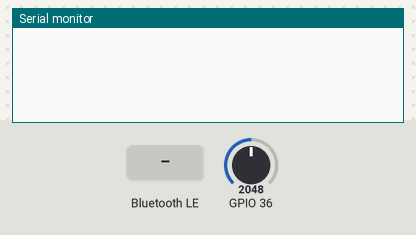
This sketch was run on a simulated ESP32. Shown: the last lines printed to the serial monitor. The test bench sets the inputs (shaded band); at power-on: GPIO 36 = 2048. Nothing arrives over Bluetooth unless stated; a phone connects over Bluetooth LE 3 s after start.

Above: at 1.2 s.
1.3 s: Bluetooth LE write "1" received
At 1.8 s:
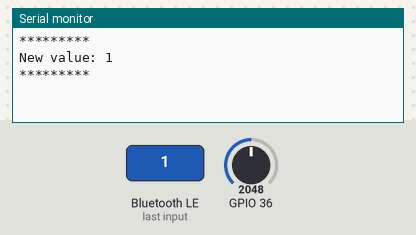
2.8 s: Bluetooth LE write "0" received
At 4.2 s:
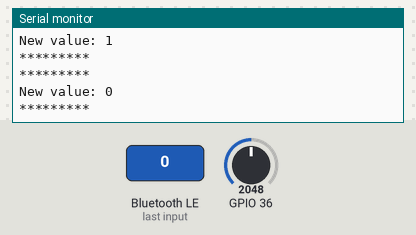

The sketch:

TS-Sender-1.ino
```cpp
#include <BLEDevice.h>
#include <BLEUtils.h>
#include <BLEServer.h>

#include <iostream>

// See the following for generating UUIDs:
// https://www.uuidgenerator.net/

#define DEVICE_NAME         "TriboSamplerV1"
#define SERVICE_UUID        "4fafc201-1fb5-459e-8fcc-c5c9c331914b"
#define CHARACTERISTIC_UUID "beb5483e-36e1-4688-b7f5-ea07361b26a8"

BLECharacteristic *pCharacteristic = NULL;

class MyCallbacks: public BLECharacteristicCallbacks {
    void onWrite(BLECharacteristic *pCharacteristic) {
      std::string value = pCharacteristic->getValue();

      if (value.length() > 0) {
        Serial.println("*********");
        Serial.print("New value: ");
        for (int i = 0; i < value.length(); i++)
          Serial.print(value[i]);

        Serial.println();
        Serial.println("*********");
      }
    }
};

class MyServerCallbacks: public BLEServerCallbacks {
    void onConnect(BLEServer* pServer) {
      pServer->startAdvertising(); // restart advertising
    };

    void onDisconnect(BLEServer* pServer) {
      pServer->startAdvertising(); // restart advertising
    }
};

unsigned long sampTimer = 0;
unsigned long sampleInterval = 25; //100 ms = 10Hz rate

void setup() {
  Serial.begin(115200);

  BLEDevice::init(DEVICE_NAME);
  BLEServer *pServer = BLEDevice::createServer();

  pServer->setCallbacks(new MyServerCallbacks());

  BLEService *pService = pServer->createService(SERVICE_UUID);

  pCharacteristic = pService->createCharacteristic(
                                         CHARACTERISTIC_UUID,
                                         BLECharacteristic::PROPERTY_READ |
                                         BLECharacteristic::PROPERTY_WRITE
                                       );

  pCharacteristic->setCallbacks(new MyCallbacks());

  pCharacteristic->setValue("Hello World");
  pService->start();

  BLEAdvertising *pAdvertising = pServer->getAdvertising();
  pAdvertising->start();
}

int i = 0;

void loop() {
  unsigned long currMillis = millis();
  if(currMillis - sampTimer >= sampleInterval){
    sampTimer = currMillis;
    std::string stringValue = std::to_string(analogRead(A0));
    std::string time = std::to_string(currMillis);
    stringValue = stringValue + "|" + time;
    pCharacteristic->setValue(stringValue);
  }
}
```

Measured:
- after the input at 1.3 s, the serial monitor: prints a new line after 0.05 s (image 1)
- after the input at 2.8 s, the serial monitor: prints a new line after 0.05 s (image 2)
